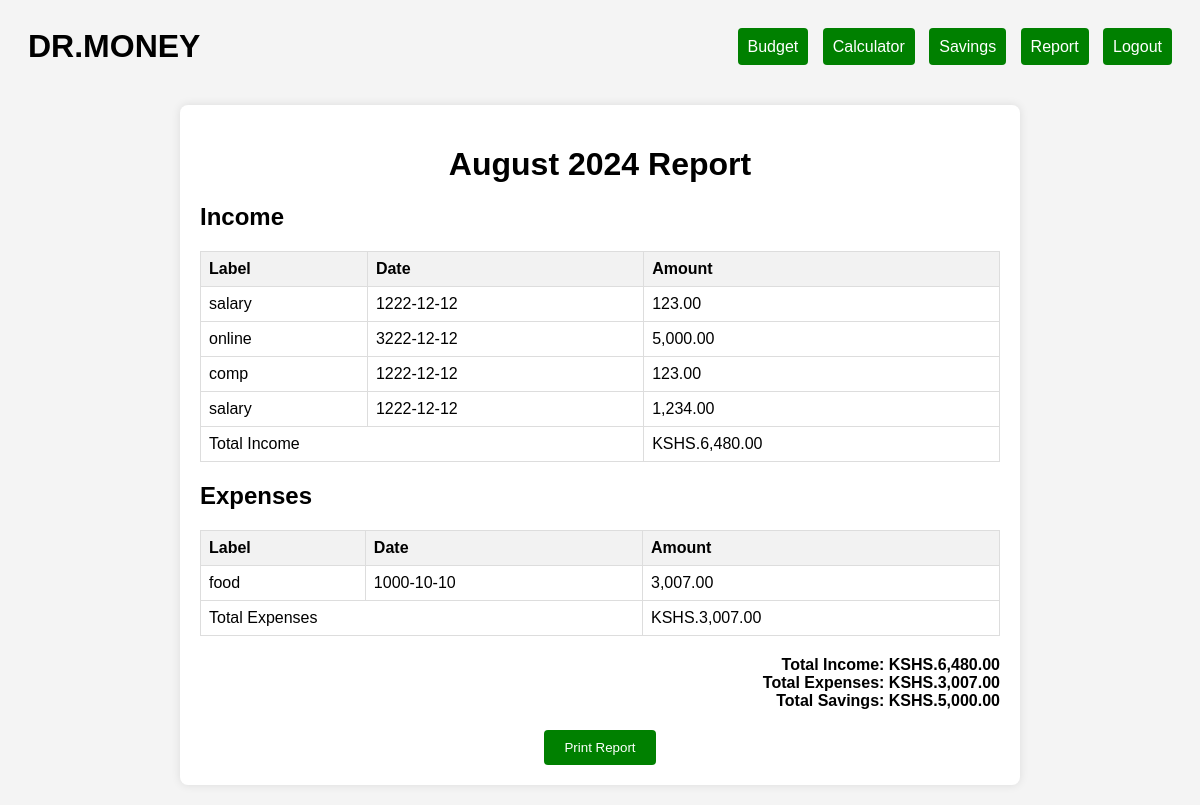
/report.php (signed in), run on the app's committed database.
### tables this page shows
CREATE TABLE `income` (
  `id` int(11) NOT NULL,
  `user_id` int(11) NOT NULL,
  `label` varchar(255) NOT NULL,
  `amount` decimal(10,2) NOT NULL,
  `date` date NOT NULL
);

CREATE TABLE `expenses` (
  `id` int(11) NOT NULL,
  `user_id` int(11) NOT NULL,
  `label` varchar(255) NOT NULL,
  `amount` decimal(10,2) NOT NULL,
  `date` date NOT NULL
);

### report.php (the view, shortened to what this page needs)
<?php
include 'db.php';
$userId = $_SESSION['userId'];
$totalIncome = 0;
$totalExpenses = 0;
$month = date('F');
$year = date('Y');
$incomeResults = $conn->prepare("SELECT label, amount, date FROM income WHERE user_id = ?");
$incomeResults->bind_param("i", $userId);
$incomeResults->execute();
$incomeResults->bind_result($incomeLabel, $incomeAmount, $incomeDate);
$incomeData = [];
while ($incomeResults->fetch()) {
    $incomeData[] = ['label' => $incomeLabel, 'amount' => $incomeAmount, 'date' => $incomeDate];
    $totalIncome += $incomeAmount;
}
$expenseResults = $conn->prepare("SELECT label, amount, date FROM expenses WHERE user_id = ?");
$expenseResults->bind_param("i", $userId);
$expenseResults->execute();
$expenseResults->bind_result($expenseLabel, $expenseAmount, $expenseDate);
$expenseData = [];
while ($expenseResults->fetch()) {
    $expenseData[] = ['label' => $expenseLabel, 'amount' => $expenseAmount, 'date' => $expenseDate];
    $totalExpenses += $expenseAmount;
}
$savingsResults = $conn->prepare("SELECT SUM(savings_amount) AS total_savings FROM savings WHERE user_id = ?");
$savingsResults->bind_param("i", $userId);
$savingsResults->execute();
$savingsResults->bind_result($totalSavings);
?>
<!DOCTYPE html>
<html lang="en">
<head>
</head>
<body>
<div class="navbar">
        <h1>DR.MONEY</h1>
        <div>
            <a href="budget.php">Budget</a>
            <a href="calculator.php">Calculator</a>
            <a href="savings.php">Savings</a>
            <a href="report.php">Report</a>
            <a href="logout.php">Logout</a>
        </div>
        </div>
    <div class="container">
        <h1><?php echo $month . " " . $year; ?> Report</h1>
        <h2>Income</h2>
        <table>
            <thead>
                <tr>
                    <th>Label</th>
                    <th>Date</th>
                    <th>Amount</th>
                </tr>
            </thead>
            <tbody>
                <?php foreach ($incomeData as $income): ?>
                <tr>
                    <td><?php echo htmlspecialchars($income['label']); ?></td>
                    <td><?php echo htmlspecialchars($income['date']); ?></td>
                    <td><?php echo number_format($income['amount'], 2); ?></td>
                </tr>
                <?php endforeach; ?>
                <tr>
                    <td colspan="2"><label>Total Income</label></td>
                    <td>KSHS.<?php echo number_format($totalIncome, 2); ?></td>
                </tr>
            </tbody>
        </table>
        <h2>Expenses</h2>
        <table>
            <thead>
                <tr>
                    <th>Label</th>
                    <th>Date</th>
                    <th>Amount</th>
                </tr>
            </thead>
            <tbody>
                <?php foreach ($expenseData as $expense): ?>
                <tr>
                    <td><?php echo htmlspecialchars($expense['label']); ?></td>
                    <td><?php echo htmlspecialchars($expense['date']); ?></td>
                    <td><?php echo number_format($expense['amount'], 2); ?></td>
                </tr>
                <?php endforeach; ?>
                <tr>
                    <td colspan="2"><label>Total Expenses</label></td>
                    <td>KSHS.<?php echo number_format($totalExpenses, 2); ?></td>
                </tr>
            </tbody>
        </table>
        <div class="total">
            <label>Total Income: KSHS.<?php echo number_format($totalIncome, 2); ?></label><br>
            <label>Total Expenses: KSHS.<?php echo number_format($totalExpenses, 2); ?></label><br>
            <label>Total Savings: KSHS.<?php echo number_format($totalSavings, 2); ?></label><br>
            </div>
        <div class="button-container">
            <button onclick="window.print()">Print Report</button>
        </div>
    </div>
</body>
</html>

### report.php (style rules this page uses)
body { font-family: Arial, sans-serif; background-color: #f4f4f4; }
.navbar { display: flex; justify-content: space-between; align-items: center; padding: 20px; background-color: #f4f4f4; }
.navbar h1 { margin: 0; }
.navbar a { padding: 10px; background-color: green; color: white; border: none; border-radius: 4px; text-decoration: none; margin-left: 10px; }
.container { max-width: 800px; margin: 20px auto; background-color: white; padding: 20px; border-radius: 8px; box-shadow: 0 0 10px rgba(0, 0, 0, 0.1); }
h1 { text-align: center; margin-bottom: 20px; }
table { width: 100%; border-collapse: collapse; margin-bottom: 20px; }
table, th, td { border: 1px solid #ddd; }
th, td { padding: 8px; text-align: left; }
th { background-color: #f2f2f2; }
.total { margin-top: 20px; text-align: right; }
.total label { font-weight: bold; }
.button-container { text-align: center; margin-top: 20px; }
.button-container button { padding: 10px 20px; background-color: green; color: white; border: none; border-radius: 4px; cursor: pointer; }

### data on the page
income: label "salary", date "1222-12-12", amount "123.00"
income: label "online", date "3222-12-12", amount "5,000.00"
income: label "comp", date "1222-12-12", amount "123.00"
income: label "salary", date "1222-12-12", amount "1,234.00"
expenses: label "food", date "1000-10-10", amount "3,007.00"

### other printed values
$totalIncome "6,480.00"
$totalExpenses "3,007.00"
$totalSavings "5,000.00"
